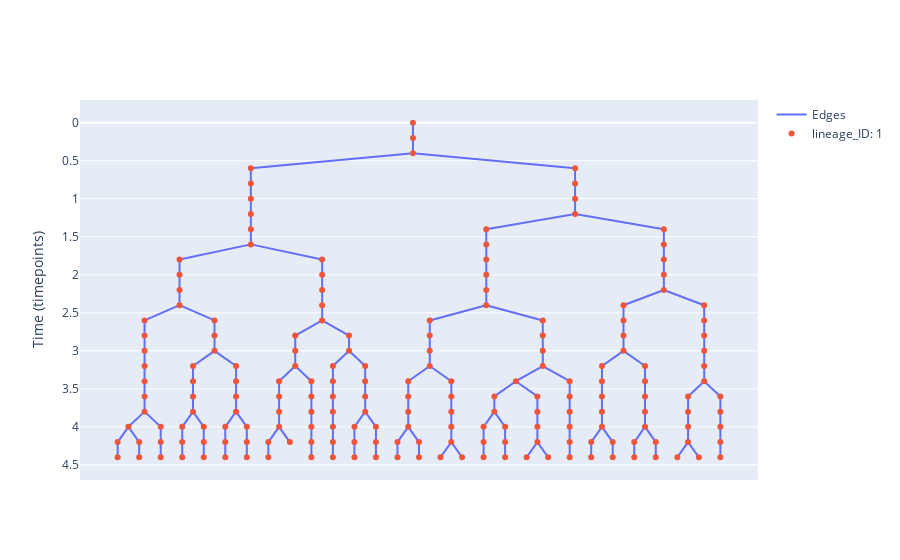

Source (notebook cell):
### Markdown cell above
Pycellin offers basic plotting of lineages thanks to the `plot()` method. Cell lineages are plotted like family trees, with time flowing from top to bottom.

Plotting relies on [Plotly](https://plotly.com/python/), an interactive graphing library. You can zoom in and out or pan on the lineage and adjust the axes. Some data is displayed when hovering on cells. Clicking on the legend elements on the right hide or display them.

### Code cell
lin1.plot()

### Figure 1 — Plotly figure (JSON) as saved in the notebook; plotly's stock layout.template omitted (floating-point values rounded to 4 significant figures; data arrays with more than 128 entries replaced by an {"elided": "..."} marker saying what was removed)
{"data": [{"mode": "lines", "name": "Edges", "text": [], "type": "scatter", "x": {"elided": "564 float values"}, "y": {"elided": "564 float values"}}, {"hoverinfo": "text", "hovertemplate": "%{text}", "mode": "markers", "name": "lineage_ID: 1", "text": {"elided": "189 str values"}, "type": "scatter", "x": {"elided": "189 float values"}, "y": {"elided": "189 float values"}}], "layout": {"hovermode": "closest", "showlegend": true, "title": {}, "xaxis": {"showgrid": false, "showticklabels": false, "zeroline": false}, "yaxis": {"autorange": "reversed", "showgrid": true, "title": {"text": "Time (timepoints)"}, "zeroline": true}}}
